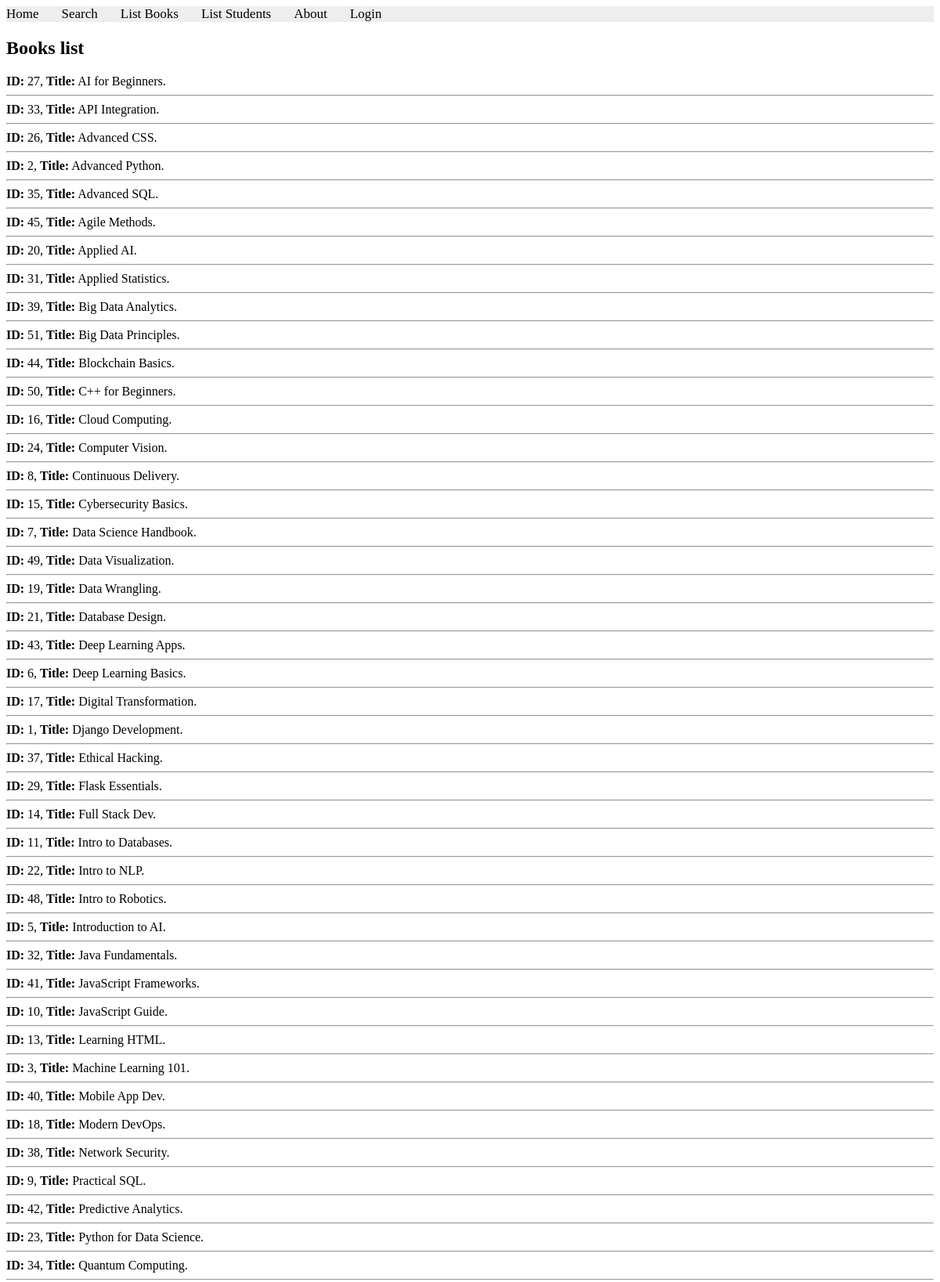
The app's page /books/lab8/task4 (upper part) with its own data.
### apps/bookmodule/models.py (models this page shows)
class Book(models.Model):
    title = models.CharField(max_length = 50)
    author = models.CharField(max_length = 50)
    price = models.FloatField(default = 0.0)
    edition = models.SmallIntegerField(default = 1)

### apps/bookmodule/views.py (the view)
# urls.py: path('lab8/task4', views.lab8_task4, name="books.lab8_task4"),
def lab8_task4(request):
    books = Book.objects.order_by('title')
    return render(request, 'bookmodule/lab8_task4.html', {'books': books})

### apps/templates/bookmodule/lab8_task4.html (shortened to what this page needs)
{% extends "layouts/base.html" %}
{% block content %}
    <h2>Books list</h2>
    {% for obj in books %}
        <b>ID:</b> {{obj.id}}, <b>Title:</b> {{obj.title}}.
        <hr>
    {% endfor %}
{% endblock content %}

### apps/static/styles.css (style rules this page uses)
body { background-color: lighred; }

### records on screen
Book: id "27", title "AI for Beginners"
Book: id "33", title "API Integration"
Book: id "26", title "Advanced CSS"
Book: id "2", title "Advanced Python"
Book: id "35", title "Advanced SQL"
Book: id "45", title "Agile Methods"
Book: id "20", title "Applied AI"
Book: id "31", title "Applied Statistics"
Book: id "39", title "Big Data Analytics"
Book: id "51", title "Big Data Principles"
Book: id "44", title "Blockchain Basics"
Book: id "50", title "C++ for Beginners"
Book: id "16", title "Cloud Computing"
Book: id "24", title "Computer Vision"
Book: id "8", title "Continuous Delivery"
Book: id "15", title "Cybersecurity Basics"
Book: id "7", title "Data Science Handbook"
Book: id "49", title "Data Visualization"
Book: id "19", title "Data Wrangling"
Book: id "21", title "Database Design"
Book: id "43", title "Deep Learning Apps"
Book: id "6", title "Deep Learning Basics"
Book: id "17", title "Digital Transformation"
Book: id "1", title "Django Development"
Book: id "37", title "Ethical Hacking"
Book: id "29", title "Flask Essentials"
Book: id "14", title "Full Stack Dev"
Book: id "11", title "Intro to Databases"
Book: id "22", title "Intro to NLP"
Book: id "48", title "Intro to Robotics"
Book: id "5", title "Introduction to AI"
Book: id "32", title "Java Fundamentals"
Book: id "41", title "JavaScript Frameworks"
Book: id "10", title "JavaScript Guide"
Book: id "13", title "Learning HTML"
Book: id "3", title "Machine Learning 101"
Book: id "40", title "Mobile App Dev"
Book: id "18", title "Modern DevOps"
Book: id "38", title "Network Security"
Book: id "9", title "Practical SQL"
Book: id "42", title "Predictive Analytics"
Book: id "23", title "Python for Data Science"
Book: id "34", title "Quantum Computing"
